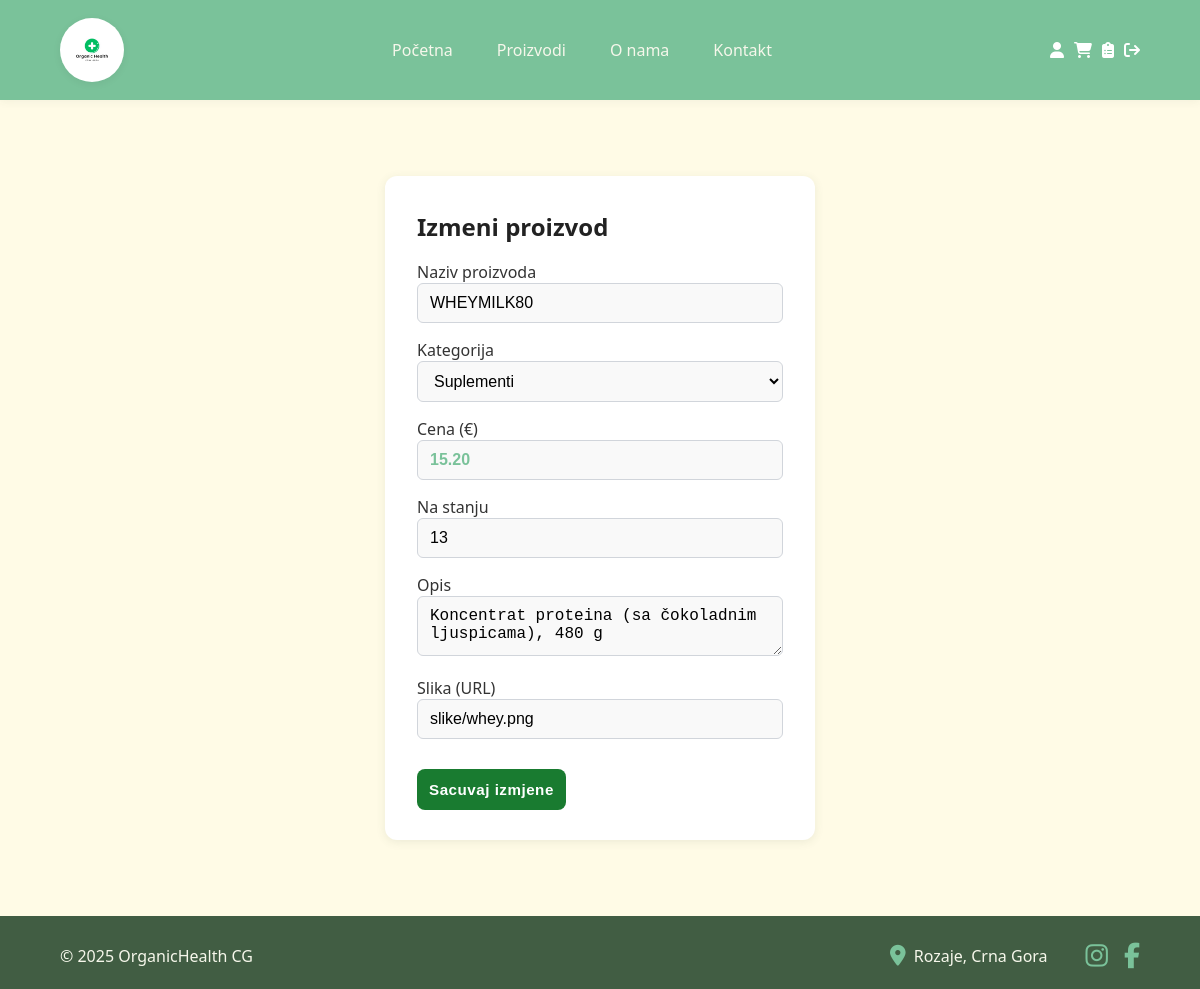
The app's page /edit_product.php?id=5 (signed in) with its own data.
### tables this page shows
CREATE TABLE `product` (
  `product_id` int(11) NOT NULL AUTO_INCREMENT,
  `name` varchar(255) NOT NULL,
  `description` text DEFAULT NULL,
  `price` decimal(10,2) NOT NULL,
  `stock` int(11) NOT NULL,
  `category_id` int(11) DEFAULT NULL,
  `date_created` datetime DEFAULT NULL,
  `date_updated` datetime DEFAULT NULL,
  `img_url` varchar(255) NOT NULL,
  PRIMARY KEY (`product_id`),
  KEY `category_id` (`category_id`),
  CONSTRAINT `product_ibfk_1` FOREIGN KEY (`category_id`) REFERENCES `categories` (`category_id`)
);

CREATE TABLE `categories` (
  `category_id` int(11) NOT NULL AUTO_INCREMENT,
  `name` varchar(255) NOT NULL,
  PRIMARY KEY (`category_id`)
);

### edit_product.php (the view, shortened to what this page needs)
<?php
require 'utils/connection.php';
if(isset($_GET['id'])) {
    $product_id = $_GET['id'];
}else{
    header("Location: index.php");
    exit;
}
$sql = "SELECT * FROM Product WHERE product_id = '$product_id'";
$result = $konekcija->query($sql);
if ($result->num_rows > 0) {
    $product= $result->fetch_assoc();
}
else{
    echo "Proizvod nije pronađen.";
    exit;
}
?>
<!DOCTYPE html>
<html lang="en">
<head>
    <link rel="stylesheet" href="css/styles.css">
    <link rel="stylesheet" href="css/edit_product.css">
    <link rel="stylesheet" href="https://cdnjs.cloudflare.com/ajax/libs/font-awesome/6.4.2/css/all.min.css">
</head>
<body>
<header>
    <div class="container header-content">
        <a class="logo" href="index.php">
            <img src="/web-shop/slike/logo.jpg" alt="Logo">
        </a>
        <nav class="main-nav">
            <ul>
                <li><a href="index.php">Početna</a></li>
                <li><a href="products.php">Proizvodi</a></li>
                <li><a href="misc/about.php">O nama</a></li>
                <li><a href="misc/contact.php">Kontakt</a></li>
            </ul>
        </nav>
        <div class="user-actions">
            <?php
            if (empty($_SESSION["role"])) {
                echo "<a href='login.php'><i class='fas fa-user'></i></a>";
            } else if ($_SESSION["role"] == "user"){
                echo "<a href='account.php'><i class='fas fa-user'></i></a>";
                echo "<a href='cart.php'><i class='fa-solid fa-cart-shopping'></i></a>";
                echo "<a href='utils/logout.php'><i class='fa-solid fa-arrow-right-from-bracket'></i></a>";
            }else if ($_SESSION["role"] == "admin") {
                echo "<a href='account.php'><i class='fas fa-user'></i></a>";
                echo "<a href='cart.php'><i class='fa-solid fa-cart-shopping'></i></a>";
                echo "<a href='adminpanel.php'><i class='fas fa-clipboard-list'></i></a>";
                echo "<a href='utils/logout.php'><i class='fa-solid fa-arrow-right-from-bracket'></i></a>";
            }
            ?>
        </div>
    </div>
</header>
<main>
    <div class="container">
        <div class="create-product-form">
            <h2>Izmeni proizvod</h2>
            <form class="edit-product-form">
                <label for="name">Naziv proizvoda</label>
                <input type="text" class="name" name="name" id="name" value="<?php echo ($product['name']) ?>">
                <label for="category_id">Kategorija</label>
                <select class="category_id" name="category_id" id="category_id">
                    <?php
                    $sql = "SELECT category_id, name FROM Categories";
                    $result = $konekcija->query($sql);
                    if ($result && $result->num_rows > 0) {
                        while ($row = $result->fetch_assoc()) {
                            echo '<option value="' . $row['category_id'] . '"';
                            if ($product['category_id'] == $row['category_id']) {
                                echo ' selected';
                            }
                            echo '>' . $row['name'] . '</option>';
                        }
                    }
                    ?>
                </select>
                <label for="price">Cena (€)</label>
                <input type="number" step="0.01" class="price" name="price" id="price" min="0" max="10000" value="<?php echo $product['price'] ?>">
                <label for="stock">Na stanju</label>
                <input type="number" class="stock" name="stock" id="stock" min="0" max="100000" value="<?php echo $product['stock'] ?>">
                <label for="description">Opis</label>
                <textarea class="description" name="description" id="description" maxlength="800"><?php echo $product['description'] ?></textarea>
                <label for="image_url">Slika (URL)</label>
                <input type="text" class="image_url" name="image_url" id="image_url" maxlength="300" placeholder="Npr: /web-shop/slike/proizvod.jpg" value="<?php echo $product['img_url'] ?>">
                <button type="button" onclick="validateProductForm(<?php echo $product_id;?>)">Sacuvaj izmjene</button>
            </form>
        </div>
    </div>
</main>
<footer>
    <div class="container footer-content">
        <div class="footer-left">
            <p>&copy; 2025 OrganicHealth CG</p>
        </div>
        <div class="footer-right">
            <span class="footer-location">
                <i class="fas fa-map-marker-alt"></i>
                Rozaje, Crna Gora
            </span>
            <span class="footer-social">
                <a href="https://www.instagram.com/organichealthcg" target="_blank" aria-label="Instagram">
                    <i class="fab fa-instagram"></i>
                </a>
                <a href="https://www.facebook.com/p/Organic-Health-CG-61553907063139/" target="_blank" aria-label="Facebook">
                    <i class="fab fa-facebook-f"></i>
                </a>
            </span>
        </div>
    </div>
</footer>
</body>
</html>

### css/styles.css (style rules this page uses)
:root { --primary: #7AC29A; --secondary: #F6F7EB; --accent: #266a37; --dark: #415D43; --light-bg: #FFFBE6; --white: #fff; --text-dark: #222; --text-light: #415D43; }
* { margin: 0; padding: 0; box-sizing: border-box; }
body { font-family: 'Segoe UI', Arial, sans-serif; background: var(--light-bg); color: var(--text-dark); min-height: 100vh; display: flex; flex-direction: column; }
a { color: inherit; text-decoration: none; }
.container { width: 90%; max-width: 1200px; margin: 0 auto; }
header { background: var(--primary); color: var(--white); padding: 18px 0; box-shadow: 0 2px 8px rgba(65,93,67,0.06); }
.header-content { display: flex; align-items: center; justify-content: space-between; flex-wrap: wrap; }
.logo img { width: 64px; height: 64px; border-radius: 50%; object-fit: cover; box-shadow: 0 2px 8px rgba(0,0,0,0.06); display: block; }
.main-nav ul { list-style: none; display: flex; gap: 24px; }
.main-nav a { color: var(--secondary); font-weight: 500; transition: color 0.2s; padding: 4px 10px; border-radius: 6px; }
.user-actions { font-size: 1rem; }
.user-actions a { color: var(--white); margin-left: 10px; font-weight: 500; transition: color 0.2s; }
main { flex: 1 0 auto; padding: 36px 0; }
.price { font-size: 1.2rem; font-weight: bold; color: var(--primary); margin-bottom: 10px; }
footer { background: var(--dark); color: var(--secondary); padding: 22px 0 16px 0; font-size: 1rem; flex-shrink: 0; }
.footer-content { display: flex; justify-content: space-between; align-items: center; flex-wrap: wrap; gap: 16px; }
.footer-left { text-align: left; flex: 1 1 0; min-width: 120px; }
.footer-right { text-align: right; display: flex; align-items: center; justify-content: flex-end; gap: 20px; flex: 1 1 0; min-width: 220px; }
.footer-location { display: flex; align-items: center; gap: 8px; font-size: 1rem; }
.footer-location i { color: var(--primary); font-size: 1.3rem; }
.footer-social { display: flex; gap: 16px; margin-left: 18px; }
.footer-social a { color: var(--primary); font-size: 1.6rem; transition: color 0.2s, transform 0.2s; }

### css/edit_product.css (style rules this page uses)
.create-product-form { max-width: 430px; margin: 40px auto; background: #fff; border-radius: 12px; box-shadow: 0 2px 10px rgba(65, 93, 67, 0.10); padding: 34px 32px 30px 32px; }
.create-product-form label { margin-bottom: 6px; font-size: 1rem; color: #333; font-weight: 500; margin-top: 10px; }
.create-product-form input[type="text"], .create-product-form input[type="number"], .create-product-form textarea, .create-product-form select { width: 100%; padding: 10px 12px; border: 1px solid #d1d5db; border-radius: 6px; margin-bottom: 16px; font-size: 1rem; background: #f9f9f9; }
.create-product-form textarea { min-height: 60px; }
.create-product-form button[type="button"] { margin-top: 14px; padding: 12px 12px; background: #197b30; color: #fff; border: none; border-radius: 8px; font-size: 0.95rem; font-weight: 600; transition: background 0.2s, color 0.2s; cursor: pointer; letter-spacing: 0.5px; }

### records on screen
product: name "WHEYMILK80", category_id "Suplementi", price "15.20", stock "13", description "Koncentrat proteina (sa čokoladnim ljuspicama), 480 g", image_url "slike/whey.png"
